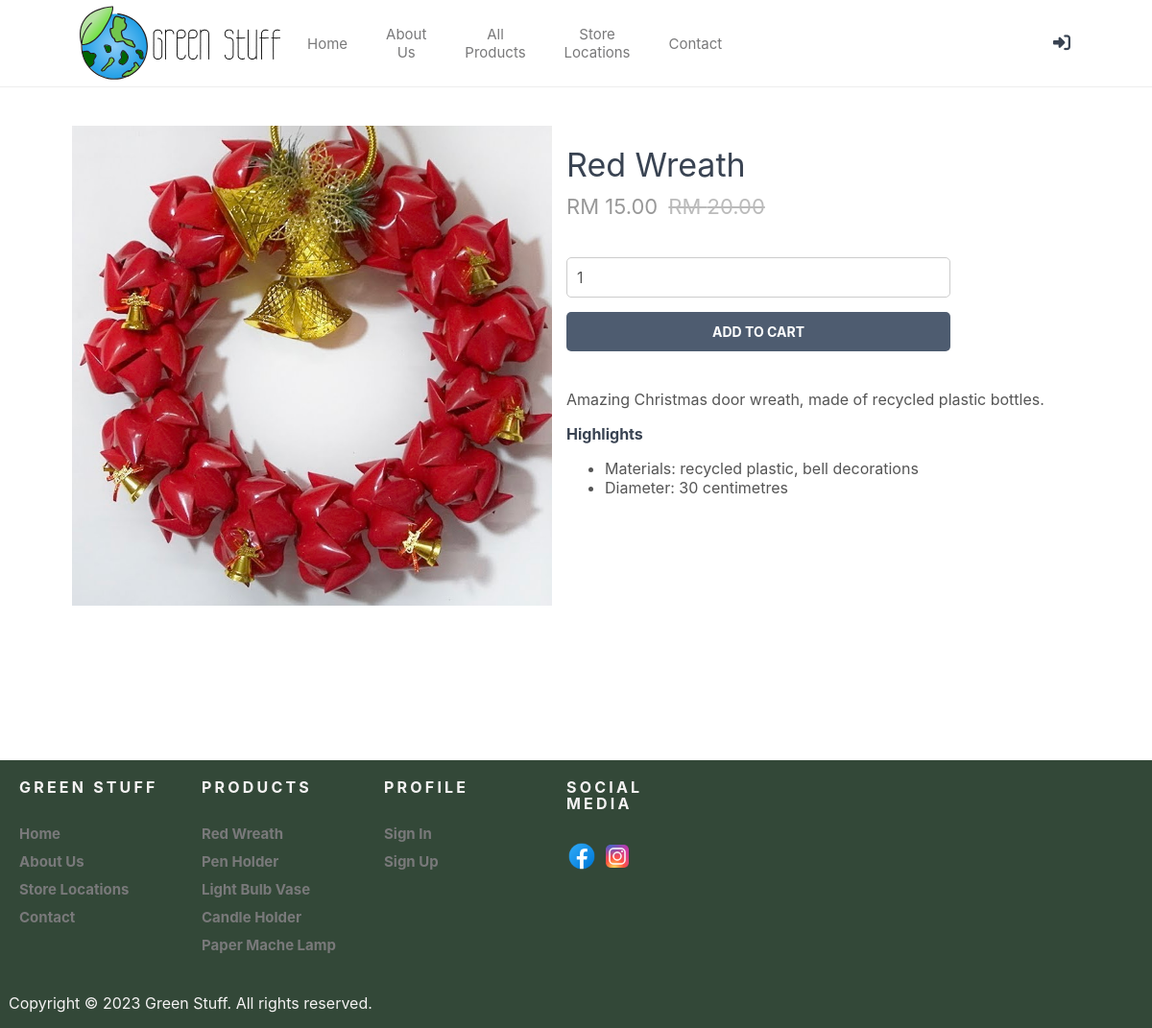
Screenshot of /index.php?page=product&id=2 with the database file from the repository.
### tables this page shows
CREATE TABLE `products` (
  `id` int(11) NOT NULL,
  `name` varchar(200) NOT NULL,
  `desc` text NOT NULL,
  `price` decimal(7,2) NOT NULL,
  `rrp` decimal(7,2) NOT NULL DEFAULT 0.00,
  `qty` int(11) NOT NULL,
  `img` text NOT NULL,
  `date_added` datetime NOT NULL DEFAULT current_timestamp()
);

### index.php (called while the page is built, shortened)
<?php
    include 'functions.php';
    $page = isset($_GET['page']) && file_exists($_GET['page'] . '.php') ? $_GET['page'] : 'home';
    include $page . '.php';
?>

### product.php (the view, shortened to what this page needs)
<?php
if (isset($_GET['id'])) {
    $stmt = $pdo->prepare('SELECT * FROM products WHERE id = ?');
    $stmt->execute([$_GET['id']]);
    $product = $stmt->fetch(PDO::FETCH_ASSOC);
} else {
    exit('Product does not exist!');
}
?>
<?=h_header('Product')?>
<div class="product content-wrapper">
    <img src="imgs/<?=$product['img']?>" width="500" height="500" alt="<?=$product['name']?>">
    <div>
        <h1 class="name"><?=$product['name']?></h1>
        <span class="price">
            RM <?=$product['price']?>
            <?php if ($product['rrp'] > 0): ?>
            <span class="rrp">RM <?=$product['rrp']?></span>
            <?php endif; ?>
        </span>
        <form method="post"  action="index.php?page=cart">
            <input type="number" name="quantity" value="1" min="1" max="<?=$product['qty']?>" placeholder="Quantity" required>
            <?php if(!empty($_SESSION['ID'])){?>
            <input type="submit" value="Add To Cart">
            <?php }else{?>
            <input type="button" value="Add To Cart"  class="addtocart" style="text-align:center;" onclick="return loginwarning();" >
            <?php }?>
        </form>
        <div class="description">
            <?=$product['desc']?>
        </div>
    </div>
</div>
<?=h_footer()?>

### layoutt.css (style rules this page uses)
* { box-sizing: border-box; font-family: -apple-system, BlinkMacSystemFont, "segoe ui", roboto, oxygen, ubuntu, cantarell, "fira sans", "droid sans", "helvetica neue", Arial, sans-serif; font-size: 16px; -webkit-font-smoothing: anti aliased; -moz-osx-font-smoothing: grayscale; }
html { height: 100%; }
body { position: relative; min-height: 100%; color: #555555; background-color: #FFFFFF; margin: 0; padding-bottom: 100px; }
h1, h2, h3, h4, h5 { color: #394352; }
.content-wrapper { width: 1050px; margin: 0 auto; }
main > .product { display: flex; padding: 40px 0; }
main > .product > div { padding-left: 15px; }
main > .product h1 { font-size: 34px; font-weight: normal; margin: 0; padding: 20px 0 10px 0; }
main > .product .price { display: block; font-size: 22px; color: #999999; }
main > .product .rrp { color: #BBBBBB; text-decoration: line-through; font-size: 22px; padding-left: 5px; }
main > .product form { display: flex; flex-flow: column; margin: 40px 0; }
main > .product form input[type="number"] { width: 400px; padding: 10px; margin-bottom: 15px; border: 1px solid #ccc; color: #555555; border-radius: 5px; }
main > .product form input[type="submit"], .addtocart { background: #4e5c70; border: 0; color: #FFFFFF; width: 400px; padding: 12px 0; text-transform: uppercase; font-size: 14px; font-weight: bold; border-radius: 5px; cursor: pointer; }

### rows the page displays
products: img (picture), name "Red Wreath", price "15.00", rrp "20.00", desc "Amazing Christmas door wreath, made of recycled plastic bottles. Highlights Materials: recycled plastic, bell decorations Diameter: 30 centimetres"
